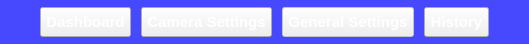
        <widget class="QFrame" name="menubar_frame">
         <property name="minimumSize">
          <size>
           <width>0</width>
           <height>44</height>
          </size>
         </property>
         <property name="maximumSize">
          <size>
           <width>16777215</width>
           <height>44</height>
          </size>
         </property>
         <property name="styleSheet">
          <string notr="true">QFrame{
	background:#4649FF;
}

QPushButton{
	color: white;
	padding: 5px;
}

QPushButton:hover{
	background: #a3a3a3;
}

QPushButton:pressed {
	background: rgb(0, 0, 0);
}</string>
         </property>
         <property name="frameShape">
          <enum>QFrame::NoFrame</enum>
         </property>
         <property name="frameShadow">
          <enum>QFrame::Raised</enum>
         </property>
         <layout class="QHBoxLayout" name="horizontalLayout">
          <property name="spacing">
           <number>10</number>
          </property>
          <property name="leftMargin">
           <number>0</number>
          </property>
          <property name="topMargin">
           <number>0</number>
          </property>
          <property name="rightMargin">
           <number>0</number>
          </property>
          <property name="bottomMargin">
           <number>0</number>
          </property>
          <item>
           <spacer name="horizontalSpacer_3">
            <property name="orientation">
             <enum>Qt::Horizontal</enum>
            </property>
            <property name="sizeHint" stdset="0">
             <size>
              <width>40</width>
              <height>20</height>
             </size>
            </property>
           </spacer>
          </item>
          <item>
           <widget class="QPushButton" name="BTN_dashboard">
            <property name="minimumSize">
             <size>
              <width>0</width>
              <height>0</height>
             </size>
            </property>
            <property name="maximumSize">
             <size>
              <width>16777215</width>
              <height>16777215</height>
             </size>
            </property>
            <property name="font">
             <font>
              <pointsize>11</pointsize>
              <weight>75</weight>
              <bold>true</bold>
             </font>
            </property>
            <property name="cursor">
             <cursorShape>PointingHandCursor</cursorShape>
            </property>
            <property name="toolTip">
             <string>&lt;html&gt;&lt;head/&gt;&lt;body&gt;&lt;p&gt;&lt;span style=&quot; font-size:8pt; font-weight:400;&quot;&gt;Dashboard&lt;/span&gt;&lt;/p&gt;&lt;/body&gt;&lt;/html&gt;</string>
            </property>
            <property name="styleSheet">
             <string notr="true"/>
            </property>
            <property name="text">
             <string>Dashboard</string>
            </property>
            <property name="icon">
             <iconset>
              <normaloff>C:/Users/Dorsa-Admin/.designer/backup/Icons/dashboard.png</normaloff>C:/Users/Dorsa-Admin/.designer/backup/Icons/dashboard.png</iconset>
            </property>
            <property name="iconSize">
             <size>
              <width>40</width>
              <height>40</height>
             </size>
            </property>
           </widget>
          </item>
          <item>
           <widget class="QPushButton" name="BTN_camera_setting">
            <property name="minimumSize">
             <size>
              <width>0</width>
              <height>0</height>
             </size>
            </property>
            <property name="maximumSize">
             <size>
              <width>16777215</width>
              <height>16777215</height>
             </size>
            </property>
            <property name="font">
             <font>
              <pointsize>11</pointsize>
              <weight>75</weight>
              <bold>true</bold>
             </font>
            </property>
            <property name="cursor">
             <cursorShape>PointingHandCursor</cursorShape>
            </property>
            <property name="toolTip">
             <string>&lt;html&gt;&lt;head/&gt;&lt;body&gt;&lt;p&gt;&lt;span style=&quot; font-size:8pt; font-weight:400;&quot;&gt;Camera Settings&lt;/span&gt;&lt;/p&gt;&lt;/body&gt;&lt;/html&gt;</string>
            </property>
            <property name="styleSheet">
             <string notr="true"/>
            </property>
            <property name="text">
             <string>Camera Settings</string>
            </property>
            <property name="icon">
             <iconset>
              <normaloff>C:/Users/Dorsa-Admin/.designer/backup/Icons/camera_settings.png</normaloff>C:/Users/Dorsa-Admin/.designer/backup/Icons/camera_settings.png</iconset>
            </property>
            <property name="iconSize">
             <size>
              <width>40</width>
              <height>40</height>
             </size>
            </property>
           </widget>
          </item>
          <item>
           <widget class="QPushButton" name="BTN_general_setting">
            <property name="enabled">
             <bool>false</bool>
            </property>
            <property name="minimumSize">
             <size>
              <width>0</width>
              <height>0</height>
             </size>
            </property>
            <property name="maximumSize">
             <size>
              <width>16777215</width>
              <height>16777215</height>
             </size>
            </property>
            <property name="font">
             <font>
              <pointsize>11</pointsize>
              <weight>75</weight>
              <bold>true</bold>
             </font>
            </property>
            <property name="cursor">
             <cursorShape>PointingHandCursor</cursorShape>
            </property>
            <property name="toolTip">
             <string>&lt;html&gt;&lt;head/&gt;&lt;body&gt;&lt;p&gt;&lt;span style=&quot; font-size:8pt; font-weight:400;&quot;&gt;General Settings&lt;/span&gt;&lt;/p&gt;&lt;/body&gt;&lt;/html&gt;</string>
            </property>
            <property name="styleSheet">
             <string notr="true"/>
            </property>
            <property name="text">
             <string>General Settings</string>
            </property>
            <property name="icon">
             <iconset>
              <normaloff>C:/Users/Dorsa-Admin/.designer/backup/Icons/general_settings.png</normaloff>C:/Users/Dorsa-Admin/.designer/backup/Icons/general_settings.png</iconset>
            </property>
            <property name="iconSize">
             <size>
              <width>40</width>
              <height>40</height>
             </size>
            </property>
           </widget>
          </item>
          <item>
           <widget class="QPushButton" name="BTN_history">
            <property name="minimumSize">
             <size>
              <width>0</width>
              <height>0</height>
             </size>
            </property>
            <property name="maximumSize">
             <size>
              <width>16777215</width>
              <height>16777215</height>
             </size>
            </property>
            <property name="font">
             <font>
              <pointsize>11</pointsize>
              <weight>75</weight>
              <bold>true</bold>
             </font>
            </property>
            <property name="cursor">
             <cursorShape>PointingHandCursor</cursorShape>
            </property>
            <property name="toolTip">
             <string>&lt;html&gt;&lt;head/&gt;&lt;body&gt;&lt;p&gt;&lt;span style=&quot; font-size:8pt; font-weight:400;&quot;&gt;Algorithm Settings&lt;/span&gt;&lt;/p&gt;&lt;/body&gt;&lt;/html&gt;</string>
            </property>
            <property name="styleSheet">
             <string notr="true"/>
            </property>
            <property name="text">
             <string>History</string>
            </property>
            <property name="icon">
             <iconset>
              <normaloff>C:/Users/Dorsa-Admin/.designer/backup/Icons/algorithm_settings.png</normaloff>C:/Users/Dorsa-Admin/.designer/backup/Icons/algorithm_settings.png</iconset>
            </property>
            <property name="iconSize">
             <size>
              <width>40</width>
              <height>40</height>
             </size>
            </property>
           </widget>
          </item>
          <item>
           <spacer name="horizontalSpacer_4">
            <property name="orientation">
             <enum>Qt::Horizontal</enum>
            </property>
            <property name="sizeHint" stdset="0">
             <size>
              <width>40</width>
              <height>20</height>
             </size>
            </property>
           </spacer>
          </item>
         </layout>
        </widget>
